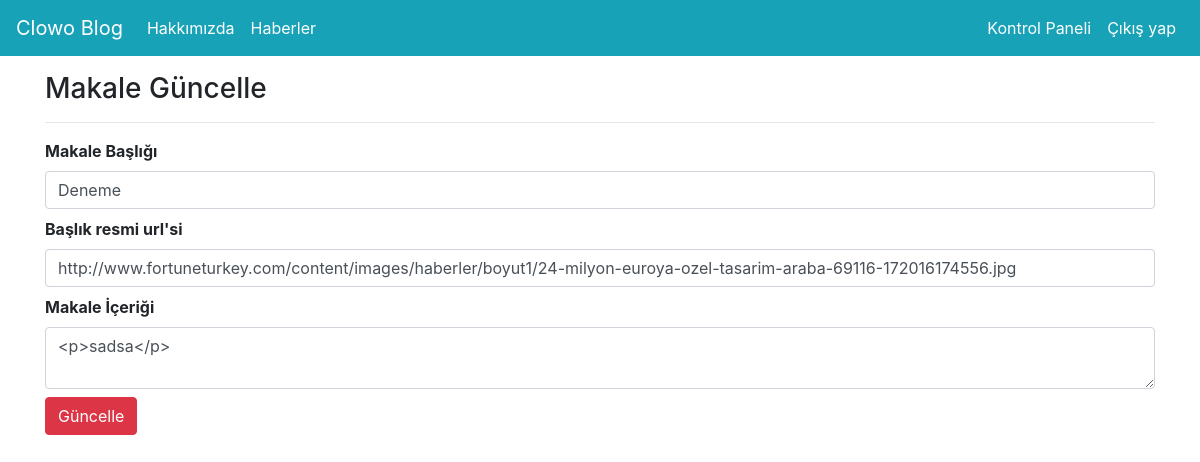
The app's page /edit/2 (signed in) with its own data.
### blog2.py (models this page shows)
class Articles(db.Model):
    id = db.Column(db.Integer, primary_key = True)
    title = db.Column(db.String(80))
    author = db.Column(db.String(80))
    content = db.Column(db.String(80))
    created_date = db.Column(db.String(80))
    picture = db.Column(db.String(80))
    goruntulenme = db.Column(db.Integer, default = 0)

### blog2.py (the view, shortened to what this page needs)
@app.route("/edit/<string:id>",methods = ["GET","POST"])
@login_required
def edit(id):
    if request.method == "GET":
        article = Articles.query.filter_by(id = id,author = session["user_name"]).first()
        if article is None:
            flash("Böyle bir makale yok veyabu işleme yetkiniz yok","Danger")
            return redirect(url_for("index"))
        else:
            form = ArticleForm()
            form.title.data = article.title
            form.picture.data = article.picture
            form.content.data = article.content
            return render_template("update.html",form = form)

### blog2.py
class ArticleForm(Form):
    title = StringField("Makale Başlığı")
    picture = StringField("Başlık resmi url'si")
    content = TextAreaField("Makale İçeriği")

### blog2.py (called while the page is built)
def login_required(f):
    @wraps(f)
    def decorated_function(*args, **kwargs):
        if "logged_in" in session:
            return f(*args, **kwargs)
        else:
            flash("Bu sayfayı görüntülemek için lütfen giriş yapın", "warning")
            return redirect(url_for("login"))
    return decorated_function

### templates/update.html
{% extends "layout.html" %}
{% block body %}
<h3>Makale Güncelle</h3>
{% from "includes/formhelpers.html" import render_field %}
   <hr>
    <form method="post">
        {{ render_field(form.title,class = "form-control") }}
        {{ render_field(form.picture,class = "form-control") }}
        {{ render_field(form.content,class = "form-control") }}
        <button type="submit" class="btn btn-danger">Güncelle</button>
    </form>
{% endblock body %}

### records on screen
Articles: title "Deneme", picture "http://www.fortuneturkey.com/content/images/haberler/boyut1/24-milyon-euroya-ozel-tasarim-araba-69116-172016174556.jpg", content "<p>sadsa</p>"

### other values on screen
{{ field.label }} "Makale Başlığı Başlık resmi url'si Makale İçeriği"
